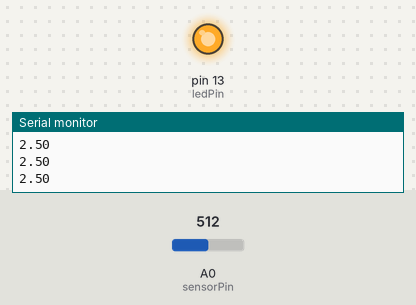
Simulated run of this sketch. Board: Arduino Uno, built with avr-gcc and run on an emulated ATmega328P. Shown: output pins drawn as LEDs (lit = HIGH), the last lines printed to the serial monitor. The test bench sets the inputs (shaded band); at power-on: A0 (sensorPin) = 512.

Above: at 1.2 s.
1.3 s: A0 (sensorPin) set to 504
At 1.9 s:
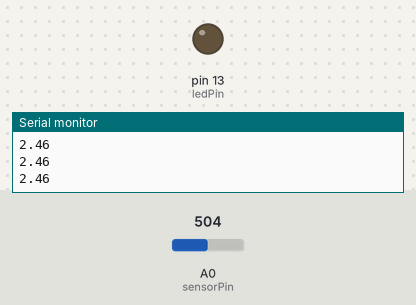
2.8 s: A0 (sensorPin) set to 716
At 4.0 s:
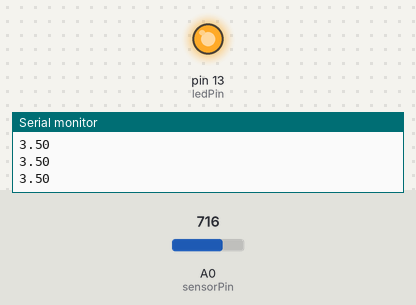
4.3 s: A0 (sensorPin) set to 511
At 5.2 s:
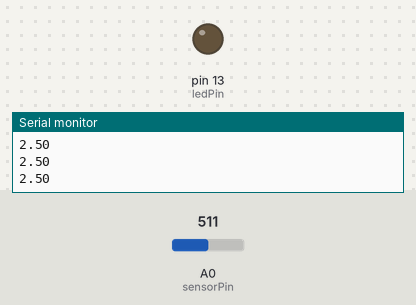
Timing chart, 0 to 7.3 s (numbered marks = the images above; inputs shaded):
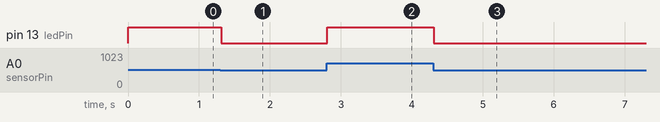

The sketch:

sketch_nov06a.ino
```cpp
int sensorPin = A0;
int ledPin = 13;

void setup() {
  // put your setup code here, to run once:
  //pinMode(13, OUTPUT);

  Serial.begin(9600);
  pinMode(sensorPin, INPUT);
  pinMode(ledPin, OUTPUT);

}

void loop() {
  // put your main code here, to run repeatedly:
//  digitalWrite(13,HIGH); //on
//  delay(200);
//  digitalWrite(13,LOW); //off
//  delay(200);

  int sensorValue = analogRead(A0);
  float voltage = sensorValue/1023.0*5;
  Serial.println(voltage);
  if(voltage>2.5)
  { digitalWrite(ledPin, HIGH);

  }
  else
  {
    digitalWrite(ledPin, LOW);
    }

}
```

Measured:
- the behaviour switches between 512 and 511 on A0 (sensorPin) (found by bisection; images 0 and 1)
- after the input at 1.3 s, pin 13 (ledPin): HIGH → LOW at once
- after the input at 2.8 s, pin 13 (ledPin): LOW → HIGH at once
- after the input at 4.3 s, pin 13 (ledPin): HIGH → LOW at once
